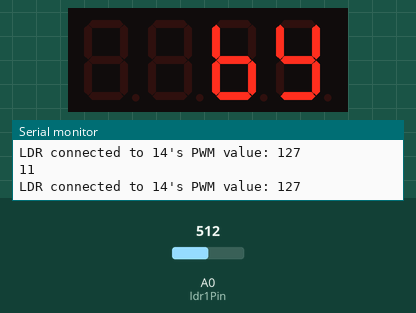
Recording of a sketch running on a simulated Arduino Uno, built with avr-gcc and run on an emulated ATmega328P. Parts: 4-digit seven-segment display, the last lines printed to the serial monitor. The test bench sets the inputs (shaded band); at power-on: A0 (ldr1Pin) = 512.

Above: at 1.26 s.
1.3 s: A0 (ldr1Pin) set to 416
At 1.42 s:
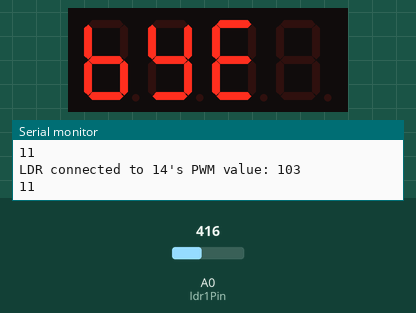
3.0 s: A0 (ldr1Pin) set to 390
At 3.02 s:
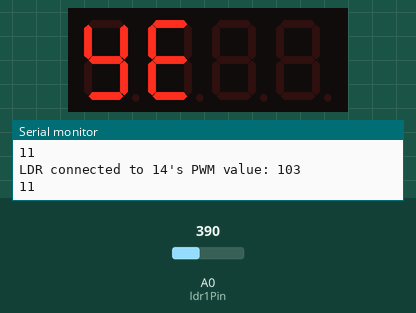

Measured:
- the behaviour switches between 402 and 401 on A0 (ldr1Pin) (found by bisection; images 1 and 2)

The sketch:

LAB5_PROG6.ino
```cpp
#include "SevSegShift.h"

#define SHIFT_PIN_SHCP 6
#define SHIFT_PIN_STCP 7
#define SHIFT_PIN_DS   8

// Global variables

int helloIndexer = 11;
uint8_t helloBinary[12] {
  0b00000000, // = blank
  0b00000000, // = blank
  0b00000000, // = blank
  0b01110110, // = H
  0b01111001, // = E
  0b00111000, // = L
  0b00111000, // = L
  0b00111111, // = O
  0b00000000, // = blank
  0b00000000, // = blank
  0b00000000, // = blank
  0b00000000  // = blank
};

int byeIndexer = 0;
uint8_t byeBinary[10] = {
  0b00000000, // = blank
  0b00000000, // = blank
  0b00000000, // = blank
  0b00000000, // = blank
  0b01111100, // = b
  0b01101110, // = y
  0b01111001, // = E
  0b00000000, // = blank
  0b00000000, // = blank
  0b00000000  // = blank
};

// int counter = 0;
// uint8_t[2] = {
//   0b00000000
// }

// setup for LDR
int ldr1Pin = A0;
int ldr2Pin = A1;


/* Instantiate a seven segment controller object with:
  - segment pins controlled via 1 shift register and
  - digit pins connected to the Arduino directly
  */
SevSegShift sevsegshift(
                  SHIFT_PIN_DS,
                  SHIFT_PIN_SHCP,
                  SHIFT_PIN_STCP,
                  1, /* number of shift registers there is only 1 Shiftregister
                        used for all Segments (digits are on Controller)
                        default value = 2 (see SevSegShift example)
                        */
                  true /* Digits are connected to Arduino directly
                          default value = false (see SevSegShift example)
                        */
                );

void setup() {
  Serial.begin(9600);
  byte numDigits = 4;
  byte digitPins[] = {5, 4, 3, 2}; // These are the PINS of the ** Arduino **
  byte segmentPins[] = {0, 2, 4, 6, 7, 1, 3, 5}; // these are the PINs of the ** Shift register **
  bool resistorsOnSegments = false; // 'false' means resistors are on digit pins
  byte hardwareConfig = COMMON_ANODE; // See README.md for options
  bool updateWithDelays = true; // Default 'false' is Recommended
  bool leadingZeros = true; // Use 'true' if you'd like to keep the leading zeros
  bool disableDecPoint = true; // Use 'true' if your decimal point doesn't exist or isn't connected

  sevsegshift.begin(hardwareConfig, numDigits, digitPins, segmentPins, resistorsOnSegments,
  updateWithDelays, leadingZeros, disableDecPoint);
  sevsegshift.setBrightness(100);
}

void loop() {

  if (isLDREnabled(ldr1Pin) == 1) {
    displayHello();
  } else { // if (isLDREnabled(ldr2Pin) == 1)
    displayBye();
  }
  sevsegshift.refreshDisplay(); // Must run repeatedly
}

void displayHello() {
  Serial.println(helloIndexer);
  uint8_t segs[4] = {
    helloBinary[helloIndexer-3],
    helloBinary[helloIndexer-2],
    helloBinary[helloIndexer-1],
    helloBinary[helloIndexer]
  };
  sevsegshift.setSegments(segs);

  if (helloIndexer == 3) {
    helloIndexer = 11;
  }
  helloIndexer -= 1;
  delay(75);
}

void displayBye() {
  Serial.println(helloIndexer);
  uint8_t segs[4] = {
    byeBinary[byeIndexer],
    byeBinary[byeIndexer+1],
    byeBinary[byeIndexer+2],
    byeBinary[byeIndexer+3]
  };
  sevsegshift.setSegments(segs);

  if (byeIndexer == 6) {
    byeIndexer = 0;
  }
  byeIndexer += 1;
  delay(75);
}

bool isLDREnabled(int analogPin) {
  if (checkPWMValue(analogPin) > 1000) {
  	return 1;
  } else {
  	return 0;
  }
}

int checkPWMValue(int analogPin) {
  int ldrValue = analogRead(analogPin);
  int pwmValue = map(ldrValue, 0, 1023, 0, 255);
  Serial.print("LDR connected to ");
  Serial.print(analogPin);
  Serial.print("'s PWM value: ");
  Serial.println(pwmValue);

  return pwmValue;
}
```
